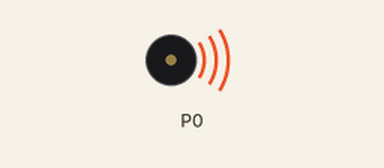
Bench run of a program on a simulated BBC micro:bit (MakeCode). Shown: buzzer (waves = sounding).

Above: at 0.7 s.
Timing chart, 0 to 4.2 s (numbered marks = the images above):
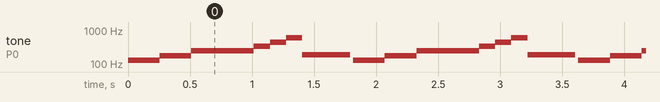

The program:

main.ts
```typescript
music.setVolume(255)
basic.forever(function () {
    music.playTone(131, music.beat(BeatFraction.Half))
    music.playTone(175, music.beat(BeatFraction.Half))
    music.playTone(247, music.beat(BeatFraction.Whole))
    music.playTone(330, music.beat(BeatFraction.Quarter))
    music.playTone(440, music.beat(BeatFraction.Quarter))
    music.playTone(587, music.beat(BeatFraction.Quarter))
    music.playTone(185, music.beat(BeatFraction.Quarter))
    music.playTone(185, music.beat(BeatFraction.Quarter))
    music.playTone(185, music.beat(BeatFraction.Quarter))
})
```

test.ts
```typescript
// 在這裡測試；當此封包作為擴充功能時，將不會編譯此內容。
```

Measured:
- by itself, tone on P0: repeats every 1.8 s: 175 Hz 0.26 s, 247 Hz 0.51 s, 330 Hz 0.13 s, 440 Hz 0.13 s, 587 Hz 0.13 s, 185 Hz 0.39 s, silent 0.03 s, 131 Hz 0.26 s
